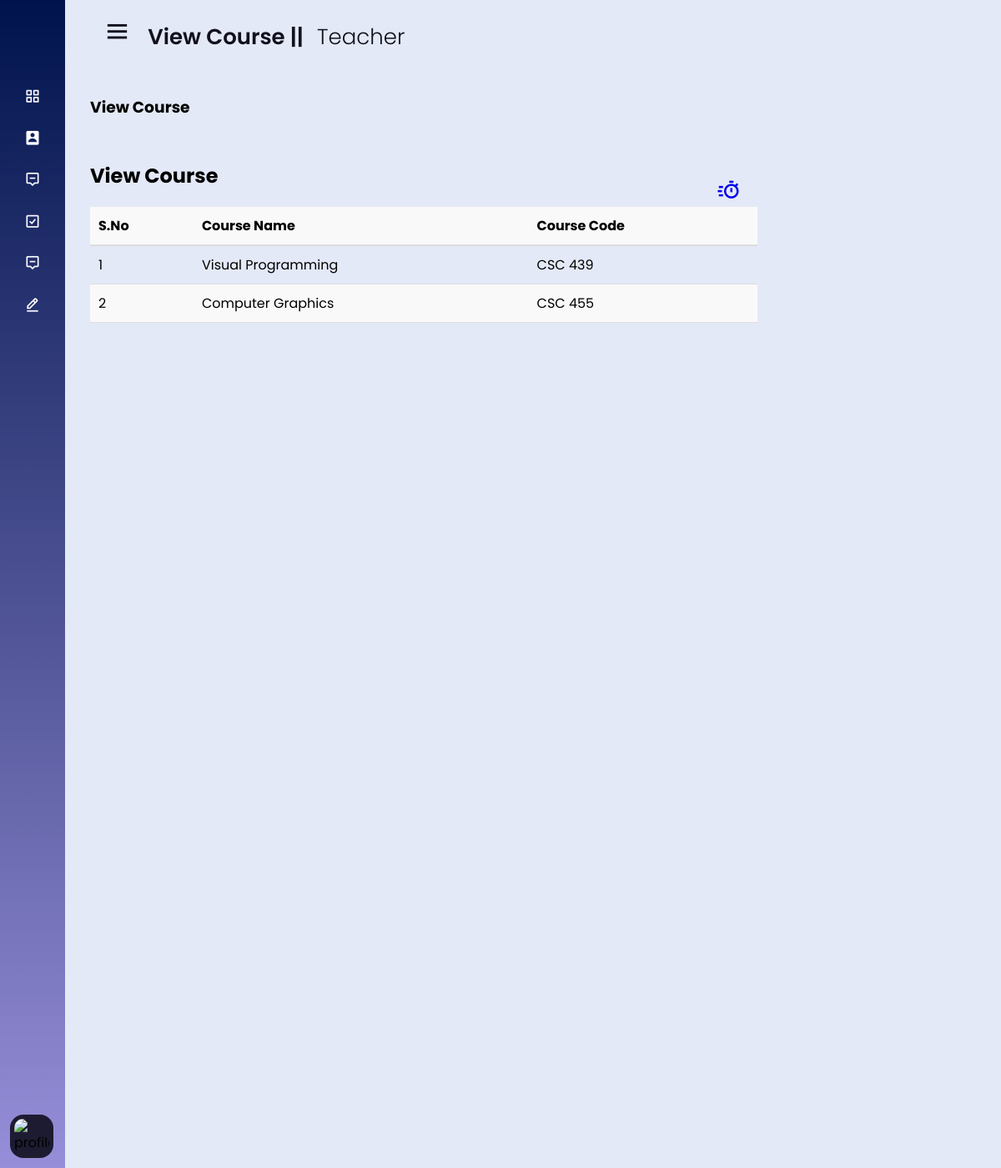
Page /teachers/pages/viewCourse.php (signed in) on the committed database.
### tables this page shows
CREATE TABLE IF NOT EXISTS `course_db` (
  `c_ID` int NOT NULL AUTO_INCREMENT,
  `c_title` varchar(300) DEFAULT NULL,
  `c_code` varchar(20) DEFAULT NULL,
  `c_hours` int DEFAULT NULL,
  PRIMARY KEY (`c_ID`)
);

### teachers/pages/viewCourse.php (the view, shortened to what this page needs)
<?php
require_once('../../dbconnection.php');
$sections_sql = "SELECT course_id FROM sections where teacher_id = ". $_SESSION['teacher_login_id'];
$sections_result = mysqli_query($conn, $sections_sql);
$course_ids = [];
if ($sections_result->num_rows > 0) {
    while ($row = mysqli_fetch_assoc($sections_result)) {
        $course_ids[] = $row['course_id'];
    }
}
$courses = [];
if (!empty($course_ids)) {
    $course_ids_string = implode(",", array_map('intval', $course_ids));
    $courses_sql = "SELECT * FROM course_db WHERE c_ID IN ($course_ids_string)";
    $courses_result = mysqli_query($conn, $courses_sql);
    if ($courses_result->num_rows > 0) {
        while ($row = mysqli_fetch_assoc($courses_result)) {
            $courses[] =  $row;
        }
    }
}
?>
<!DOCTYPE html>
<html lang="en">
<head>
    <link rel="stylesheet" href="../css/style.css">
    <link rel="stylesheet" href="../pages/css/adminPagesStyle.css">
    <link rel="stylesheet" href="../pages/css/adminPagesStyle.css">
    <link href='https://unpkg.com/boxicons@2.0.7/css/boxicons.min.css' rel='stylesheet'>
</head>
<body>
    <?php include_once('../includes/sidebar.php'); ?>
    <section class="home-section">
        <div class="home-content">
            <div class="dashboard_header">
                <i class='bx bx-menu'></i>
                <span class="text">View Course || <span style="font-weight: 300; margin-left: 10px;">Teacher</span></span>
            </div>
            <div class="main_workPanel">
                <div>
                    <h3>View Course</h3>
                </div>
                <div class="admin_monitor">
                    <div class="manage_admin_part" style="position: relative;">
                        <h2>View Course</h2>
                        <div style="position: absolute; top:20px; left:750px;"><a href="http://localhost/sms/teachers/pages/courseSchedule.php"><i class='bx bx-timer' style="font-size: 30px;;"></i></a></div>
                        <div class="table-group">
                            <table style="margin-top: 20px; width: 800px;">
                                <thead>
                                    <tr>
                                        <th>S.No</th>
                                        <th>Course Name</th>
                                        <th>Course Code</th>
                                    </tr>
                                </thead>
                                <tbody>
                                    <?php
                                        foreach ($courses as $index => $course){
                                            echo '
                                                <tr>
                                                    <td>' . ($index + 1) . '</td>
                                                    <td>' . $course['c_title'] . '</td>
                                                    <td>' . $course['c_code'] . '</td>
                                                </tr>
                                            ';
                                        }
                                    ?>
                                </tbody>
                            </table>
                        </div>
                    </div>
                </div>
            </div>
        </div>
    </section>
</body>
</html>

### teachers/css/style.css (style rules this page uses)
* { margin: 0; padding: 0; box-sizing: border-box; font-family: 'Poppins', sans-serif; }
.home-section { position: relative; background: #E4E9F7; height: 1400px; left: 260px; width: calc(100% - 260px); transition: all 0.5s ease; }
.sidebar.close~.home-section { left: 78px; width: calc(100% - 78px); }
.home-section .home-content { height: auto; align-items: center; padding: 20px 30px; }
.home-section .home-content .bx-menu, .home-section .home-content .text { color: #11101d; font-size: 35px; }
.home-section .home-content .bx-menu { margin: 0 15px; cursor: pointer; }
.home-section .home-content .text { font-size: 26px; font-weight: 600; }

### teachers/pages/css/adminPagesStyle.css (style rules this page uses)
.main_workPanel { margin-top: 50px; }
.admin_monitor { margin-top: 50px; }
table { width: 100%; border-collapse: collapse; }
thead { background-color: #f9f9f9; }
thead th { text-align: left; padding: 10px; border-bottom: 2px solid #ddd; }
tbody td { padding: 10px; border-bottom: 1px solid #ddd; text-align: left; }
tbody tr:nth-child(even) { background-color: #f9f9f9; }

### rows in the picture
course_db: c_title "Visual Programming", c_code "CSC 439"
course_db: c_title "Computer Graphics", c_code "CSC 455"
